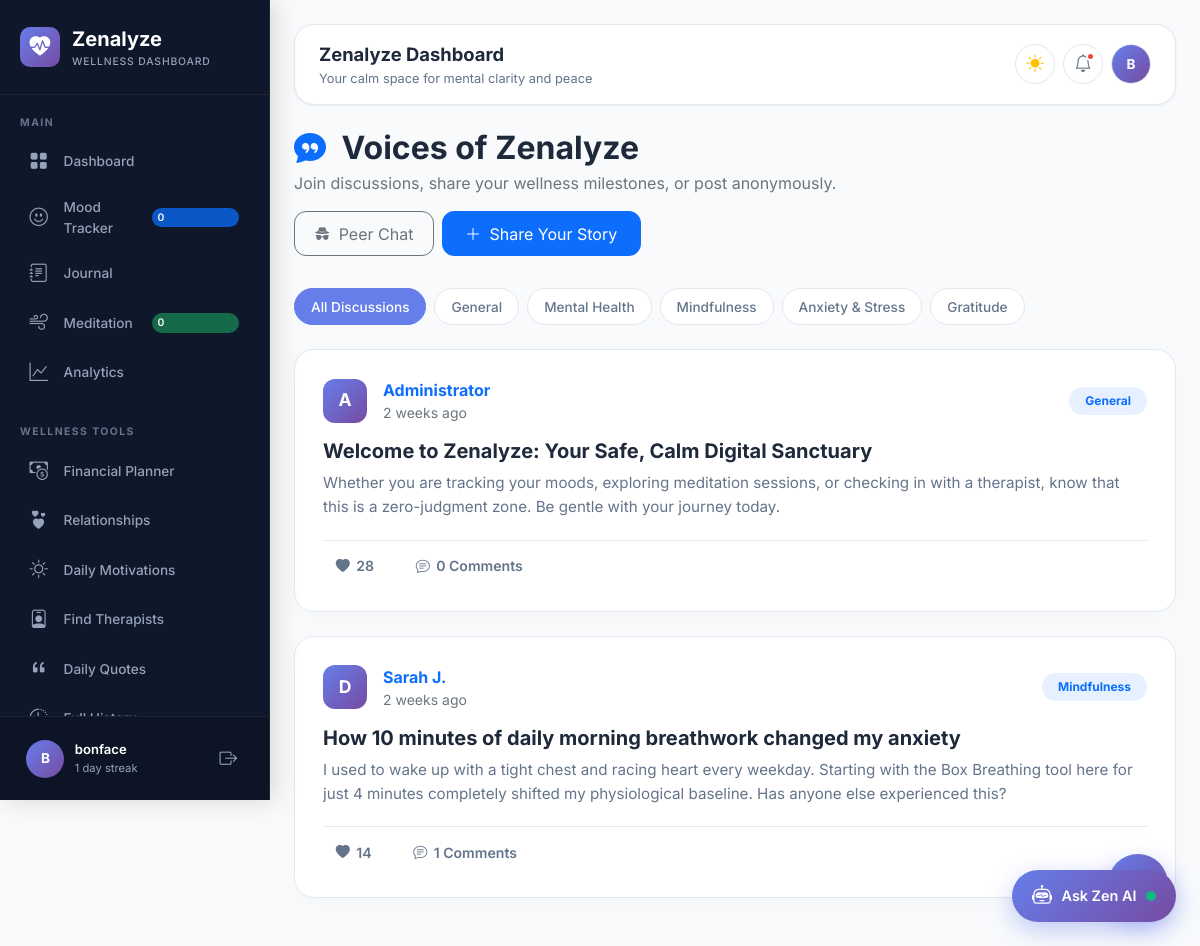
The app's page /community/ (signed in) with its own data.
### apps/accounts/models.py (models this page shows, shortened)
class User(AbstractUser):
    ROLE_CHOICES = [
        ('user', 'User'),
        ('admin', 'Admin'),
        ('therapist', 'Therapist'),
        ('moderator', 'Moderator'),
    ]
    email = models.EmailField(unique=True)
    full_name = models.CharField(max_length=150, blank=True)
    display_name = models.CharField(max_length=100, blank=True, null=True)
    avatar_url = models.CharField(max_length=500, blank=True, null=True)
    avatar = models.ImageField(upload_to='avatars/', blank=True, null=True)
    streak_days = models.IntegerField(default=0)
    wellness_score = models.IntegerField(default=50)
    role = models.CharField(max_length=20, choices=ROLE_CHOICES, default='user')
    emergency_contact_name = models.CharField(max_length=100, blank=True, null=True)
    emergency_contact_phone = models.CharField(max_length=50, blank=True, null=True)
    last_active = models.DateTimeField(auto_now=True)
    @property
    def is_admin_user(self):
        return self.role == 'admin' or self.is_superuser or self.is_staff
    @property
    def avatar_display_url(self):
        if self.avatar and hasattr(self.avatar, 'url'):
            return self.avatar.url
        if self.avatar_url:
            if self.avatar_url.startswith('http') or self.avatar_url.startswith('/'):
                return self.avatar_url
            return f"/{self.avatar_url}"
        return None
    @property
    def display_title(self):
        if self.display_name:
            return self.display_name
        if self.full_name:
            return self.full_name
        return self.username

### apps/community/models.py (models this page shows, shortened)
class CommunityPost(models.Model):
    STATUS_CHOICES = [
        ('active', 'Active'),
        ('hidden', 'Hidden'),
        ('deleted', 'Deleted'),
    ]
    user = models.ForeignKey(settings.AUTH_USER_MODEL, on_delete=models.CASCADE, related_name='community_posts')
    title = models.CharField(max_length=255)
    content = models.TextField()
    category = models.CharField(max_length=100, default='General')
    is_anonymous = models.BooleanField(default=False)
    is_pinned = models.BooleanField(default=False)
    is_reported = models.BooleanField(default=False)
    report_count = models.IntegerField(default=0)
    likes_count = models.IntegerField(default=0)
    comments_count = models.IntegerField(default=0)
    status = models.CharField(max_length=20, choices=STATUS_CHOICES, default='active')
    created_at = models.DateTimeField(auto_now_add=True)
    updated_at = models.DateTimeField(auto_now=True)
    class Meta:
        ordering = ['-is_pinned', '-created_at']

### apps/community/views.py (the view)
# urls.py: path('community/', views.community_view, name='community'),
@login_required
def community_view(request):
    category = request.GET.get('category')
    posts = CommunityPost.objects.filter(status='active')
    if category and category != 'all':
        posts = posts.filter(category=category)
    user_liked_post_ids = list(
        PostLike.objects.filter(user=request.user).values_list('post_id', flat=True)
    )
    return render(request, 'community/community.html', {
        'posts': posts,
        'current_category': category,
        'user_liked_post_ids': user_liked_post_ids,
    })

### templates/community/community.html (shortened to what this page needs)
{% extends "base_dashboard.html" %}
{% block content %}
<div class="community-header-bar">
    <div>
        <h2 class="fw-bold mb-1"><i class="bi bi-chat-quote-fill text-primary me-2"></i> Voices of Zenalyze</h2>
        <p class="text-secondary mb-0">Join discussions, share your wellness milestones, or post anonymously.</p>
    </div>
    <div class="d-flex gap-2">
        <a href="{% url 'community:anonymous_chat' %}" class="btn btn-outline-secondary" style="border-radius: 12px; padding: 0.6rem 1.2rem;">
            <i class="bi bi-incognito me-1"></i> Peer Chat
        </a>
        <button class="btn btn-primary" data-bs-toggle="modal" data-bs-target="#newPostModal" style="border-radius: 12px; padding: 0.6rem 1.4rem;">
            <i class="bi bi-plus-lg me-1"></i> Share Your Story
        </button>
    </div>
</div>
<div class="category-pills">
    <a href="{% url 'community:community' %}" class="cat-btn {% if not current_category or current_category == 'all' %}active{% endif %}">
        All Discussions
    </a>
    <a href="{% url 'community:community' %}?category=General" class="cat-btn {% if current_category == 'General' %}active{% endif %}">
        General
    </a>
    <a href="{% url 'community:community' %}?category=Mental Health" class="cat-btn {% if current_category == 'Mental Health' %}active{% endif %}">
        Mental Health
    </a>
    <a href="{% url 'community:community' %}?category=Mindfulness" class="cat-btn {% if current_category == 'Mindfulness' %}active{% endif %}">
        Mindfulness
    </a>
    <a href="{% url 'community:community' %}?category=Anxiety & Stress" class="cat-btn {% if current_category == 'Anxiety & Stress' %}active{% endif %}">
        Anxiety & Stress
    </a>
    <a href="{% url 'community:community' %}?category=Gratitude" class="cat-btn {% if current_category == 'Gratitude' %}active{% endif %}">
        Gratitude
    </a>
</div>
<div class="posts-feed">
    {% for post in posts %}
    <div class="post-card" id="post-{{ post.id }}">
        <div class="d-flex justify-content-between align-items-center mb-3">
            <div class="d-flex align-items-center gap-3">
                <div class="post-author-avatar">
                    {% if post.is_anonymous %}
                    <i class="bi bi-incognito"></i>
                    {% elif post.user.avatar %}
                    <img src="{{ post.user.avatar.url }}" alt="avatar">
                    {% else %}
                    {{ post.user.username|slice:":1"|upper }}
                    {% endif %}
                </div>
                <div>
                    <div class="fw-bold text-primary">
                        {% if post.is_anonymous %}Anonymous Friend{% else %}{{ post.user.display_title }}{% endif %}
                    </div>
                    <div class="text-secondary small">{{ post.created_at|timesince }} ago</div>
                </div>
            </div>
            <span class="badge bg-primary bg-opacity-10 text-primary px-3 py-2" style="border-radius: 50px;">
                {{ post.category }}
            </span>
        </div>
        <h4 class="post-title">{{ post.title }}</h4>
        <div class="post-content">{{ post.content }}</div>
        <div class="d-flex align-items-center gap-3 pt-2 border-top" style="border-color: var(--border-color) !important;">
            <button class="post-action-btn {% if post.id in user_liked_post_ids %}liked{% endif %}" onclick="toggleLikePost({{ post.id }}, this)">
                <i class="bi bi-heart-fill"></i> <span class="like-count">{{ post.likes_count }}</span>
            </button>
            <button class="post-action-btn" onclick="toggleComments({{ post.id }})">
                <i class="bi bi-chat-text"></i> {{ post.comments.count }} Comments
            </button>
        </div>
    </div>
    {% empty %}
    <div class="text-center py-5 text-secondary">
        <i class="bi bi-chat-square-dots fs-1 mb-3 d-block text-muted"></i>
        <h5>No discussions found in this topic yet</h5>
        <p>Be the pioneer! Share an uplifting thought or ask a question to start the conversation.</p>
    </div>
    {% endfor %}
</div>
<div class="floating-chat-trigger" onclick="toggleChatDrawer()" title="Live Community Chat">
    <i class="bi bi-chat-dots-fill"></i>
</div>
{% endblock %}

### templates/includes/sidebar.html (shortened to what this page needs)
{% load static %}
<aside class="sidebar" id="sidebar">
    <div class="sidebar-header">
        <div class="sidebar-logo-icon"><i class="bi bi-heart-pulse-fill"></i></div>
        <div>
            <div class="sidebar-logo-text">Zenalyze</div>
            <div class="sidebar-logo-sub">Wellness Dashboard</div>
        </div>
    </div>
    <div class="sidebar-nav-wrap">
        <div class="nav-section">Main</div>
        <ul class="nav-list">
            <li class="nav-item">
                <a href="{% url 'wellness:dashboard' %}" class="nav-link {% if active_nav == 'dashboard' %}active{% endif %}">
                    <i class="bi bi-grid-fill"></i> <span>Dashboard</span>
                </a>
            </li>
            <li class="nav-item">
                <a href="{% url 'wellness:mood_log' %}" class="nav-link {% if active_nav == 'mood_log' %}active{% endif %}">
                    <i class="bi bi-emoji-smile"></i> <span>Mood Tracker</span>
                    <span class="nav-badge bg-primary bg-opacity-75 text-white">{{ user_stats.mood_count|default:0 }}</span>
                </a>
            </li>
            <li class="nav-item">
                <a href="{% url 'wellness:journal' %}" class="nav-link {% if active_nav == 'journal' %}active{% endif %}">
                    <i class="bi bi-journal-text"></i> <span>Journal</span>
                </a>
            </li>
            <li class="nav-item">
                <a href="{% url 'wellness:exercises' %}" class="nav-link {% if active_nav == 'exercises' %}active{% endif %}">
                    <i class="bi bi-wind"></i> <span>Meditation</span>
                    <span class="nav-badge bg-success bg-opacity-75 text-white">{{ user_stats.exercise_count|default:0 }}</span>
                </a>
            </li>
            <li class="nav-item">
                <a href="{% url 'wellness:analytics' %}" class="nav-link {% if active_nav == 'analytics' %}active{% endif %}">
                    <i class="bi bi-graph-up"></i> <span>Analytics</span>
                </a>
            </li>
        </ul>
        <div class="nav-section mt-3">Wellness Tools</div>
        <ul class="nav-list">
            <li class="nav-item">
                <a href="{% url 'wellness:financial' %}" class="nav-link {% if active_nav == 'financial' %}active{% endif %}">
                    <i class="bi bi-cash-coin"></i> <span>Financial Planner</span>
                </a>
            </li>
            <li class="nav-item">
                <a href="{% url 'wellness:relationships' %}" class="nav-link {% if active_nav == 'relationships' %}active{% endif %}">
                    <i class="bi bi-hearts"></i> <span>Relationships</span>
                </a>
            </li>
            <li class="nav-item">
                <a href="{% url 'wellness:motivations' %}" class="nav-link {% if active_nav == 'motivations' %}active{% endif %}">
                    <i class="bi bi-sun"></i> <span>Daily Motivations</span>
                </a>
            </li>
            <li class="nav-item">
                <a href="{% url 'therapists:index' %}" class="nav-link {% if active_nav == 'therapists' %}active{% endif %}">
                    <i class="bi bi-person-badge"></i> <span>Find Therapists</span>
                </a>
            </li>
            <li class="nav-item">
                <a href="{% url 'quotes:index' %}" class="nav-link {% if active_nav == 'quotes' %}active{% endif %}">
                    <i class="bi bi-quote"></i> <span>Daily Quotes</span>
                </a>
            </li>
            <li class="nav-item">
                <a href="{% url 'wellness:history' %}" class="nav-link {% if active_nav == 'history' %}active{% endif %}">
                    <i class="bi bi-clock-history"></i> <span>Full History</span>
                </a>
            </li>
        </ul>
    </div>
    <div class="sidebar-footer">
        <div class="sidebar-user">
            <div class="sidebar-avatar">
                {% if user.avatar_display_url %}
                    <img src="{{ user.avatar_display_url }}" alt="Avatar">
                {% else %}
                    {{ user.display_title|slice:":1"|upper }}
                {% endif %}
            </div>
            <div class="sidebar-user-info">
                <div class="sidebar-user-name">{{ user.display_title }}</div>
                <div class="sidebar-user-role">
                    {% if user.is_admin_user %}Admin{% else %}{{ user.streak_days }} day streak{% endif %}
                </div>
            </div>
            <a href="{% url 'accounts:logout' %}" class="sidebar-logout" title="Sign Out">
                <i class="bi bi-box-arrow-right"></i>
            </a>
        </div>
    </div>
</aside>

### templates/includes/topbar.html (shortened to what this page needs)
{% load static %}
<div class="topbar">
    <div class="topbar-left">
        <div>
            <div class="topbar-title">{% block topbar_title %}Zenalyze Dashboard{% endblock %}</div>
            <div class="topbar-subtitle">{% block topbar_subtitle %}Your calm space for mental clarity and peace{% endblock %}</div>
        </div>
    </div>
    <div class="topbar-right">
        <div class="dropdown">
            <button class="topbar-btn" data-bs-toggle="dropdown" title="Change Theme" aria-expanded="false">
                {% if current_theme == 'dark' %}
                    <i class="bi bi-moon-fill text-warning"></i>
                {% elif current_theme == 'auto' %}
                    <i class="bi bi-circle-half text-info"></i>
                {% else %}
                    <i class="bi bi-sun-fill text-warning"></i>
                {% endif %}
            </button>
        </div>
        <div class="dropdown">
            <button class="topbar-btn" data-bs-toggle="dropdown" title="Notifications" aria-expanded="false">
                <i class="bi bi-bell"></i>
                {% if unread_notifications_count > 0 %}
                <span class="notif-dot"></span>
                {% endif %}
            </button>
        </div>
        <div class="dropdown">
            <button class="topbar-btn" data-bs-toggle="dropdown" title="User Menu" aria-expanded="false">
                <div class="user-avatar-sm">
                    {% if user.avatar_display_url %}
                        <img src="{{ user.avatar_display_url }}" alt="Avatar">
                    {% else %}
                        {{ user.display_title|slice:":1"|upper }}
                    {% endif %}
                </div>
            </button>
        </div>
    </div>
</div>

### records on screen
User: display_title "B", display_title "bonface", streak_days "1"
CommunityPost: user.username "A", user.display_title "Administrator", created_at "2 weeks", category "General", title "Welcome to Zenalyze: Your Safe, Calm Digital Sanctuary", content "Whether you are tracking your moods, exploring meditation sessions, or checking in with a therapist, know that this is a zero-judgment zone. Be gentle with your journey today.", likes_count "28", comments.count "0"
CommunityPost: user.username "D", user.display_title "Sarah J.", created_at "2 weeks", category "Mindfulness", title "How 10 minutes of daily morning breathwork changed my anxiety", content "I used to wake up with a tight chest and racing heart every weekday. Starting with the Box Breathing tool here for just 4 minutes completely shifted my physiological baseline. Has anyone else experienced this?", likes_count "14", comments.count "1"

### other values on screen
{{ user_stats.mood_count|default:0 }} "0"
{{ user_stats.exercise_count|default:0 }} "0"
